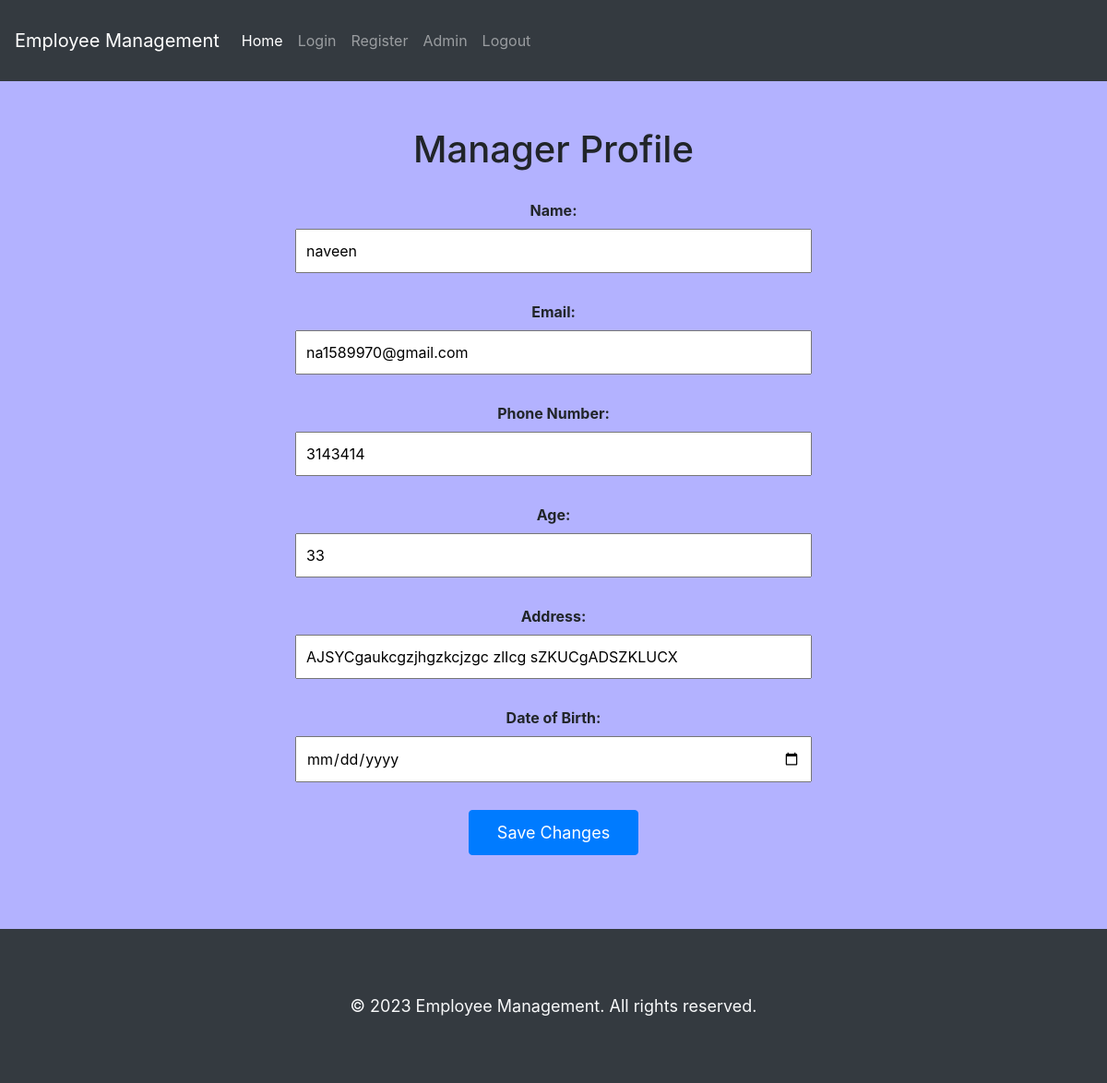
The page /managerSaveChanges (signed in) on the database its author committed.
### employapp/models.py (models this page shows, shortened)
class Manager(models.Model):
    connection = models.OneToOneField(User,on_delete=models.CASCADE)
    manager_name =models.CharField(max_length=50)
    email=models.CharField(max_length=100,null=True)
    phone_number=models.IntegerField()
    age=models.IntegerField()
    address=models.CharField(max_length=100)
    date_of_birth=models.DateField()

### employapp/views.py (the view, shortened to what this page needs)
# urls.py: path('managerSaveChanges',views.managerSaveChanges,name="managerSaveChanges"),
def managerSaveChanges(request):
     user_id = request.user.id
     try:
          manager = Manager.objects.get(connection__id=user_id)
     except Manager.DoesNotExist:
          print("manager not found")
     return render(request,"managerSaveChanges.html",{"user":manager})

### employapp/templates/managerSaveChanges.html (shortened to what this page needs)
{% extends 'index.html' %}
{% load static %}
{% block content %}
    <div class="container">
        <h1>Manager Profile</h1>
        <form action="managerSaveChanges" method="POST">
            <div class="form-group">
                <label for="name">Name:</label>
                <input type="text" id="name" name="name" value="{{user.manager_name}}">
            </div>
            <div class="form-group">
                <label for="email">Email:</label>
                <input type="email" id="email" name="email" value="{{user.email}}">
            </div>
            <div class="form-group">
                <label for="phone">Phone Number:</label>
                <input type="tel" id="phone" name="phno" value="{{user.phone_number}}">
            </div>
            <div class="form-group">
                <label for="age">Age:</label>
                <input type="number" id="age" name="age" value="{{user.age}}">
            </div>
            <div class="form-group">
                <label for="address">Address:</label>
                <input type="text" id="address" name="address" value="{{user.address}}">
            </div>
            <div class="form-group">
                <label for="dob">Date of Birth:</label>
                <input type="date" id="dob" name="dob" value="{{user.date_of_birth}}">
            </div>
            <div class="form-group">
                <button type="submit" class="btn btn-primary">Save Changes</button>
            </div>
        </form>
    </div>
    {% endblock content %}

### employapp/templates/index.html (style rules this page uses)
body { background-color: #f8f9fa; }
.container { max-width: 600px; margin: 0 auto; padding: 50px 20px; text-align: center; }
h1 { margin-bottom: 30px; }
.btn { font-size: 18px; padding: 10px 30px; }
.btn-primary { background-color: #007bff; border-color: #007bff; }

### employapp/templates/managerSaveChanges.html (style rules this page uses)
body { background-color: #f8f9fa; }
.container { max-width: 600px; margin: 0 auto; padding: 50px 20px; }
h1 { margin-bottom: 30px; }
.form-group { margin-bottom: 30px; }
.form-group label { font-weight: bold; }
.form-group input { width: 100%; padding: 10px; font-size: 16px; }
.btn { font-size: 18px; padding: 10px 30px; }
.btn-primary { background-color: #007bff; border-color: #007bff; }

### rows shown on the page
Manager: name "naveen", email "na1589970@gmail.com", phno "3143414", age "33", address "AJSYCgaukcgzjhgzkcjzgc zlIcg sZKUCgADSZKLUCX"
